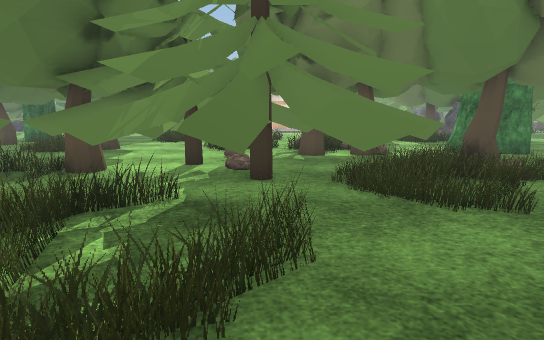
view 1 (above)

24 first-person views from a walk through a scene from a Unity 3-D project. The camera is 1.3 m above the floor, tilts 10° down and sees 85° across. Doors are open. The floor is counted in squares, 1 m on a side. Each view is taken from the middle of a square. On the plan, view 1 faces up. The plan holds only what a view shows up to about 14 squares ahead; the rest is blank. The place goes on beyond the plan. The player is left out. Some surface patterns are stand-ins.

view 2
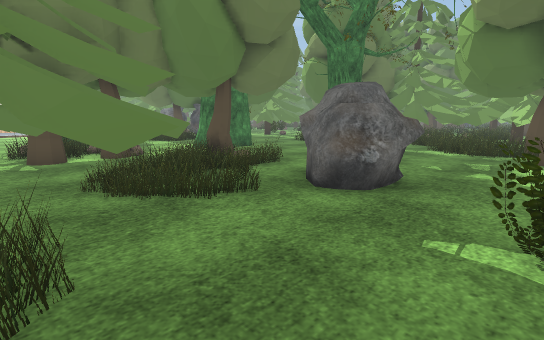

view 3
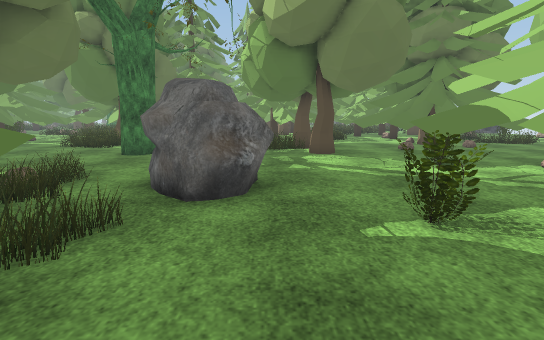

view 4
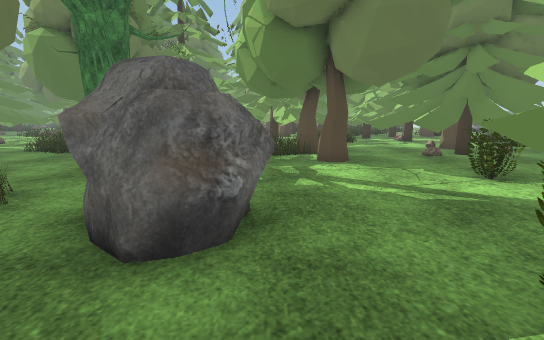

view 5
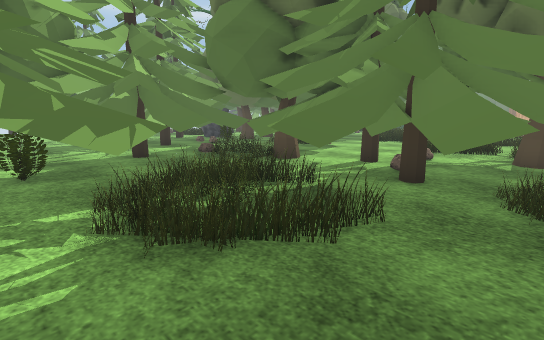

view 6
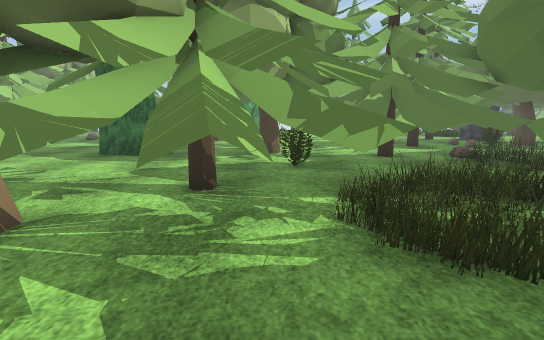

view 7
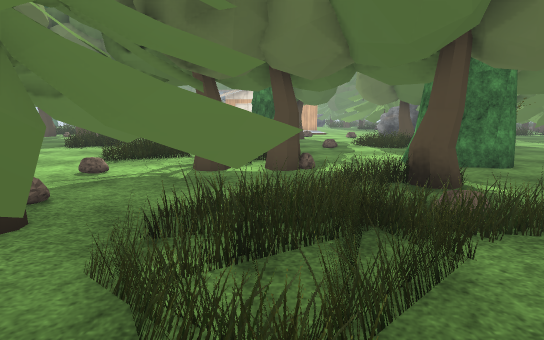

view 8
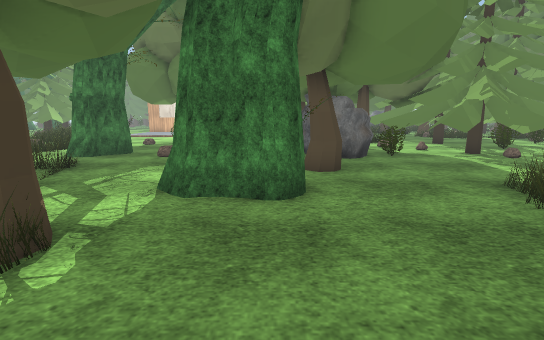

view 9
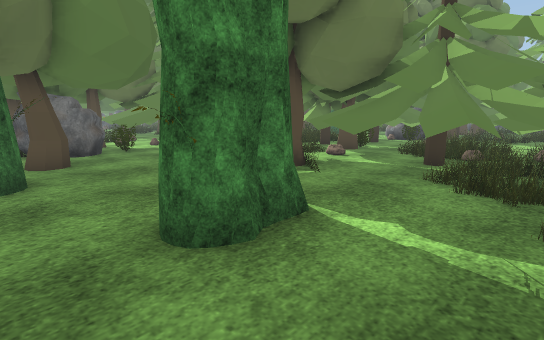

view 10
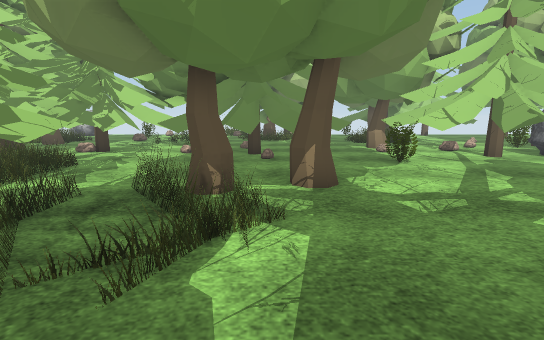

view 11
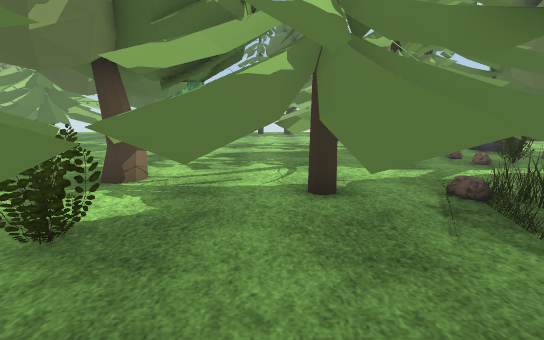

view 12
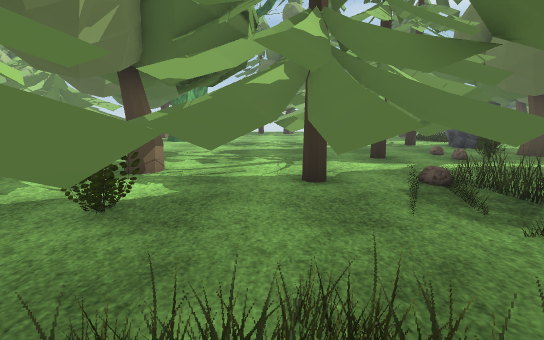

view 13
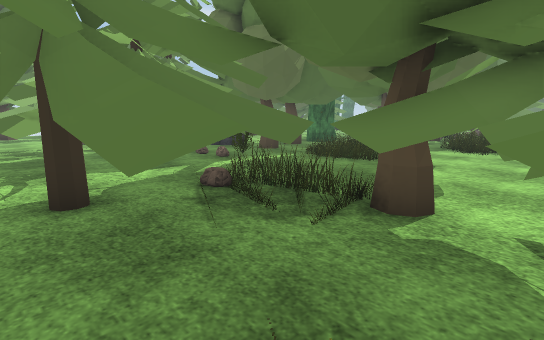

view 14
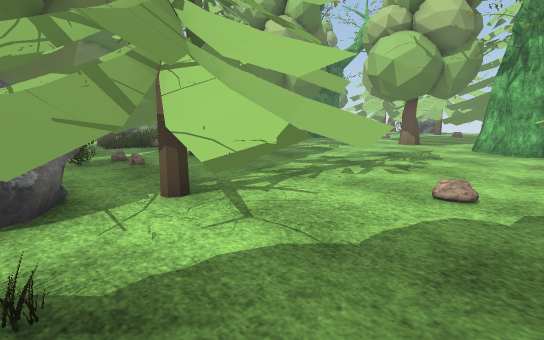

view 15
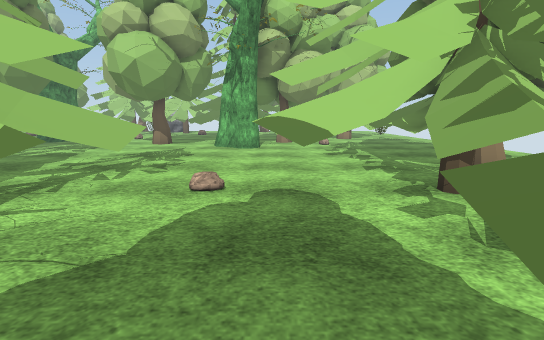

view 16
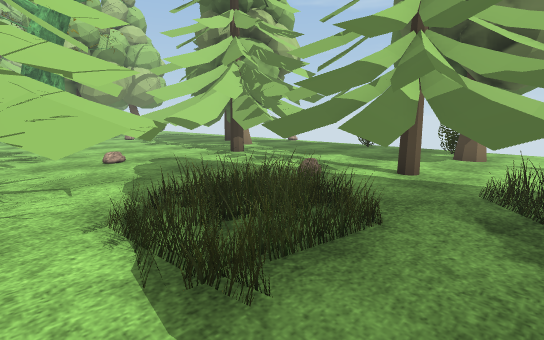

view 17
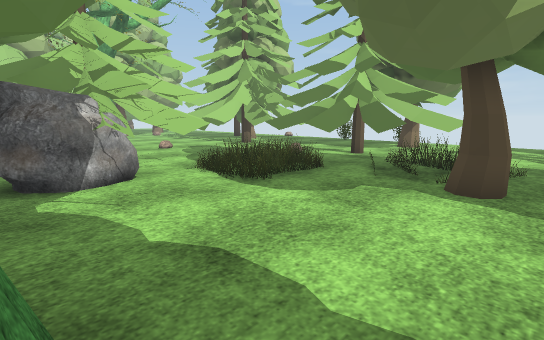

view 18
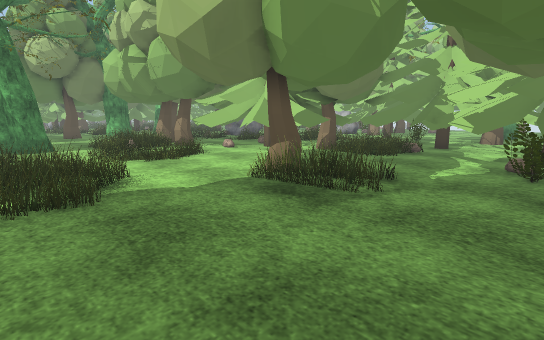

view 19
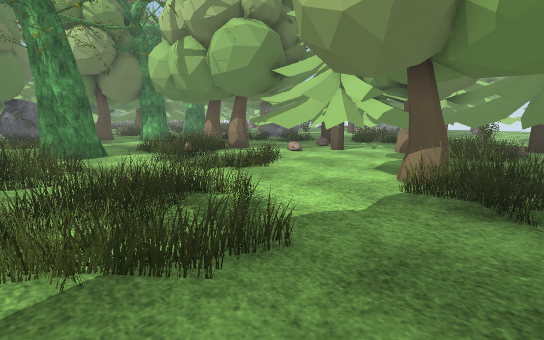

view 20
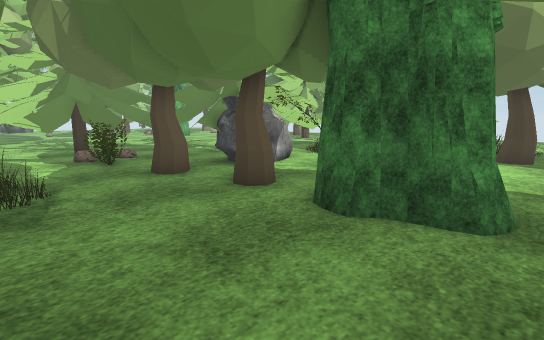

view 21
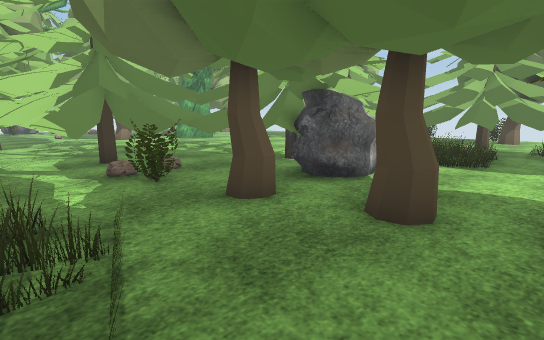

view 22
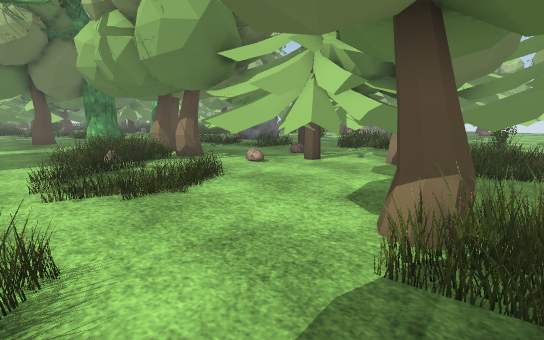

view 23
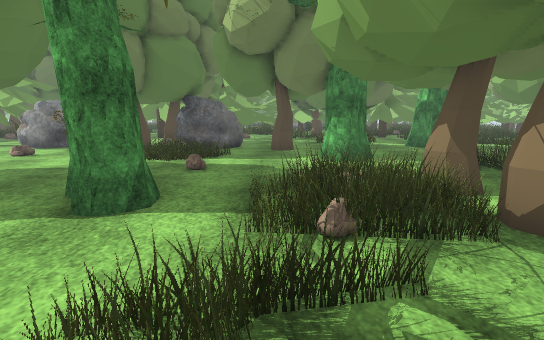

view 24
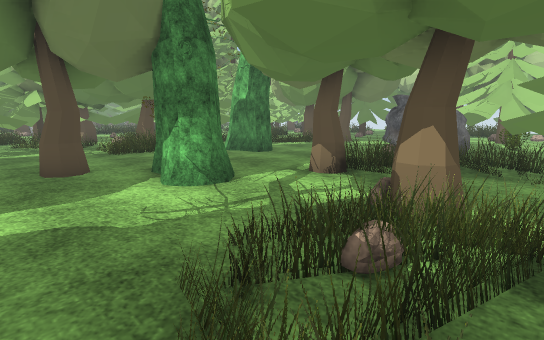

### Floor plan
Key: @ floor where view 1 was taken; # wall or solid block; . floor; O other object.
Columns run from 30 left of view 1 to 17 right of it. Each row starts with its distance up from view 1.
 19      ............... . .....O.   ...    OOOO  OO
 18   ........O.....O#................O...  OO .OO
 17       O.........O#..............O#O...  OOOOOOOO
 16   ...OO.O........OO.............OO.O....OOO#OOOO
 15 ... OOOOO........O........................O.OOOO
 14 . O  OOOOO.......O......................O.....OO
 13 .#    OOOO....#O.......O.......O#.......OO......
 12 ...   OOO...OOOOOOO....O....O........O#OO......
 11 .... OOOO..OOOOOO  .......O.O.OOOOO..O###.......
 10   .. O O...OOOOOOO##......OOOO OOO.......... O.O
  9   .OOOOO....OOOO OOOO...OOOOOOOO....OO...... OOO
  8    OOOOOOO.OOOOOOOOOO....OO  OOOO.........O..OOO
  7    OOOOOOO..OOOOOOOOOOO.OOOOOOOOO.......O#O...OO
  6       OOOO... .  OOOOOOOOOOOOOOOOO......#....OOO
  5    O  OOOO......OOOOOOOOOO.OOOOO....... .....OOO
  4    OOOOOO.......  OOO OOOO..OOOOO..OOO........O
  3     OOO .......... OOOOOO....O....OOO ........OO
  2     OO ............ OOOOO.O........OO..........O
  1     OOO............. OOO#.O.O..............O..OO
  0        .............OOO#OOOOOO@ .##......OOO...O
 -1        .. #O .......... OOOOOOO  OOOO..........O
 -2           ##O...  .....OO  OOO.  OOOO.##.O.O....
 -3            O .OO.......   OOOO   OOOOO##.OOOOO.O
 -4         OO      .... OO.  OOOO  OOOOOOOOOOOOOO.O
 -5              ..      #O.        OO OOOO.OOOO  OO
 -6              OO      #O.           O O .OOO OOOO
 -7              O#                    OOOO OOO    O

Positions as (right, up) in squares from view 1, and headings:
1: (0, 0), facing up
2: (0, 0), facing up-right
3: (0, 2), facing right
4: (2, 2), facing right
5: (2, 0), facing up-left
6: (2, 0), facing left
7: (3, 3), facing up
8: (9, 6), facing up
9: (9, 4), facing up-right
10: (12, 6), facing down
11: (-3, 3), facing left
12: (-2, 3), facing left
13: (-3, 3), facing up-left
14: (-21, 12), facing down-right
15: (-21, 12), facing down
16: (-17, 16), facing down-left
17: (-14, 19), facing down-left
18: (-12, 18), facing down-right
19: (-9, 19), facing down-right
20: (-9, 19), facing down-left
21: (-9, 16), facing down-left
22: (-8, 16), facing down-right
23: (-2, 14), facing right
24: (2, 15), facing down-right
